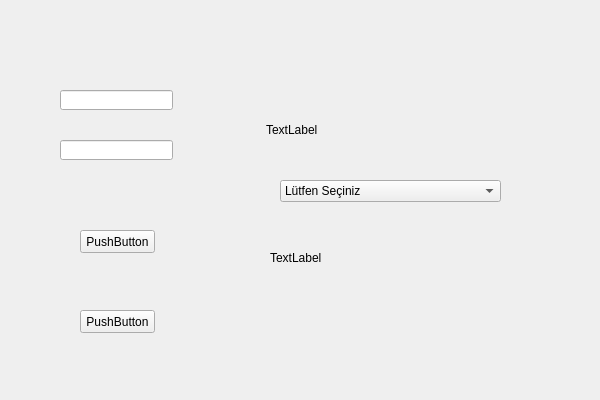
<?xml version="1.0" encoding="UTF-8"?>
<ui version="4.0">
 <class>Widget</class>
 <widget class="QWidget" name="Widget">
  <property name="geometry">
   <rect>
    <x>0</x>
    <y>0</y>
    <width>600</width>
    <height>400</height>
   </rect>
  </property>
  <property name="windowTitle">
   <string>Widget</string>
  </property>
  <widget class="QPushButton" name="pushButton">
   <property name="geometry">
    <rect>
     <x>80</x>
     <y>230</y>
     <width>75</width>
     <height>23</height>
    </rect>
   </property>
   <property name="text">
    <string>PushButton</string>
   </property>
  </widget>
  <widget class="QLineEdit" name="lineEdit">
   <property name="geometry">
    <rect>
     <x>60</x>
     <y>90</y>
     <width>113</width>
     <height>20</height>
    </rect>
   </property>
  </widget>
  <widget class="QLineEdit" name="lineEdit_2">
   <property name="geometry">
    <rect>
     <x>60</x>
     <y>140</y>
     <width>113</width>
     <height>20</height>
    </rect>
   </property>
  </widget>
  <widget class="QLabel" name="label">
   <property name="geometry">
    <rect>
     <x>266</x>
     <y>120</y>
     <width>181</width>
     <height>20</height>
    </rect>
   </property>
   <property name="text">
    <string>TextLabel</string>
   </property>
  </widget>
  <widget class="QComboBox" name="comboBox">
   <property name="geometry">
    <rect>
     <x>280</x>
     <y>180</y>
     <width>221</width>
     <height>22</height>
    </rect>
   </property>
   <item>
    <property name="text">
     <string>Lütfen Seçiniz</string>
    </property>
   </item>
   <item>
    <property name="text">
     <string>1</string>
    </property>
   </item>
   <item>
    <property name="text">
     <string>2</string>
    </property>
   </item>
   <item>
    <property name="text">
     <string>3</string>
    </property>
   </item>
   <item>
    <property name="text">
     <string>4</string>
    </property>
   </item>
  </widget>
  <widget class="QPushButton" name="pushButton_2">
   <property name="geometry">
    <rect>
     <x>80</x>
     <y>310</y>
     <width>75</width>
     <height>23</height>
    </rect>
   </property>
   <property name="text">
    <string>PushButton</string>
   </property>
  </widget>
  <widget class="QLabel" name="label_2">
   <property name="geometry">
    <rect>
     <x>270</x>
     <y>250</y>
     <width>241</width>
     <height>16</height>
    </rect>
   </property>
   <property name="text">
    <string>TextLabel</string>
   </property>
  </widget>
 </widget>
 <layoutdefault spacing="6" margin="11"/>
 <resources>
  <include location="widget.qrc"/>
 </resources>
 <connections/>
</ui>
